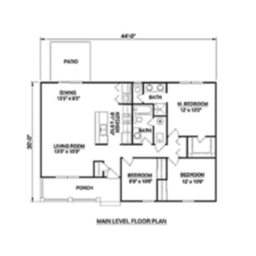
#> input picture dataset/Source Images/0.png, 256 x 256 px, found by its file name
$ jupyter execute --allow-errors genFSL.ipynb
#> lines starting #> are read from the running program, lines starting #| are printed output that depends on the picture; pictures that were not available may be replaced by others from this repository, and a replacement may not be noted
[cell 1]
from PIL import Image
import skimage.io

import os
from pathlib import Path

from matplotlib import pyplot as plt
import numpy as np
import math
import os
import shutil
import numpy as np
from datetime import datetime
import Augmentor
import cv2

[cell 2]
purple = np.array([255, 27, 255, 255])
yellow = np.array([255, 255, 27, 255])
blue = np.array([27, 27, 255, 255])
red = np.array([255, 27, 27, 255])
lightblue = np.array([27, 255, 255, 255])
green = np.array([27, 255, 27, 255])
orange = np.array([255, 155, 27, 255])
white = np.array([255, 255, 255, 255])
black = np.array([0, 0, 0, 255])

rmFuncMap = {
    'bedroom': purple,
    'livingroom': yellow,
    'bathroom': blue,
    'kitchen': red,
    'storageroom': lightblue,
    'deckNporch': green,
    'corridor': orange,
    'background': white,
}

blWhMap = {
    'black': black,
    'white': white,
}

augmentedPath = Path('/home/user1/Documents/Ricky/pix2pix-floorplans-dataset/dataset/Augmented_floorplan/')
augmentedPath.mkdir(parents=True, exist_ok=True)
sourcePath = Path('/home/user1/Documents/Ricky/pix2pix-floorplans-dataset/dataset/Source Images')
oriPath = Path('/home/user1/Documents/Ricky/pix2pix-floorplans-dataset/dataset/Original')
pathA = augmentedPath / 'A'
pathA.mkdir(parents=True, exist_ok=True)
pathB = augmentedPath / 'B'
pathB.mkdir(parents=True, exist_ok=True)
newCombinedPath = augmentedPath / f"Combined_{datetime.now().strftime('%Y_%m_%d_%H_%M')}"
newCombinedPath.mkdir(parents=True, exist_ok=True)
# pathB_processed = augmentedPath / f"B_processed"
# pathB_processed.mkdir(parents=True, exist_ok=True)

test_dir = newCombinedPath / 'Test'
train_dir = newCombinedPath / 'Train'
test_dir.mkdir(parents=True, exist_ok=True)
train_dir.mkdir(parents=True, exist_ok=True)

[cell 3]
def replaceCloestColor(img, rmFuncMap):
    thresh = 30

    # Select room colors that are common in the image
    vals, counts = np.unique(img.reshape(-1, 4), axis=0, return_counts=True)

    imgRmColor = set(map(tuple, vals[counts>thresh])) # form a set of values/counts > threshold
    rmColorMap = set(map(tuple, rmFuncMap.values())) # form a set of room func color map

    rmColor = np.array(list(imgRmColor.intersection(rmColorMap))) # Select the resonable colors in the room func map only

    # Determine color differences (Use additional dimension)
    # Compute the shortest Euclidean distance within the color map
    color_diffs = np.sum((img[:,:,None,:]-rmColor)[...,:-1]**2,axis=-1)**0.5

    # Get the indices of the closest value
    idx = np.argmin(color_diffs,axis=-1)

    # Extract closest value to assemble array
    img = rmColor[idx]

    return img

def generateBlWhImg(img):
    iswhite = (img == white).all(axis=2)
    img[~iswhite] = black
    return img

def unblur(img):
    sharpen_kernel = np.array([[-1,-1,-1], [-1,9,-1], [-1,-1,-1]])
    sharpen = cv2.filter2D(img, -1, sharpen_kernel)
    return sharpen

#> (a cell that did not finish here is left out)

[cell 5]
myfile = Path('/home/user1/Documents/Ricky/pix2pix-floorplans-dataset/dataset/Source Images/0.png')
img = skimage.io.imread(myfile)
#> img is the input picture: shape (256, 256, 4); mean R, G, B, A 243.3, 243.3, 243.3, 255
plt.imshow(img)

[cell 6]
myfile = Path('/home/user1/Documents/Ricky/pix2pix-floorplans-dataset/dataset/Augmented_floorplan/B/00aaeaeb853b.png')
img = skimage.io.imread(myfile)
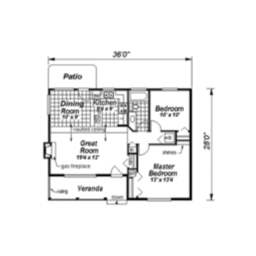
#> input picture dataset/Source Images/1.png, 256 x 256 px, given in place of 00aaeaeb853b.png, which was not available
#> img is the input picture: shape (256, 256, 4); mean R, G, B, A 241.4, 241.4, 241.4, 255

# img = generateBlWhImg(img.copy())
img = unblur(img.copy())
#> in unblur, `sharpen = cv2.filter2D(img, -1, sharpen_kernel)`:
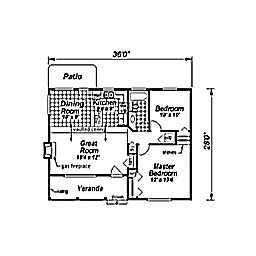
#> sharpen: shape (256, 256, 4); mean of channels 0, 1, 2, 3 235.5, 235.5, 235.5, 255; drawn as R, G, B
plt.imshow(img)
unique_pix_val = np.unique(img.reshape(-1, 4), axis=0)
#> unique_pix_val = 256 rows, first 6: [0, 0, 0, 255], [1, 1, 1, 255], [2, 2, 2, 255], [3, 3, 3, 255], [4, 4, 4, 255], [5, 5, 5, 255]
print(unique_pix_val.shape)
#| (256, 4)
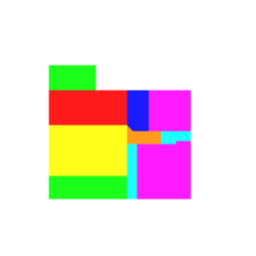
#> input picture dataset/Original/B/1.png, 256 x 256 px, found by its file name
#> further down, im2 is the input picture: shape (256, 256, 4); mean R, G, B, A 238.5, 225.3, 219.7, 255

[cell 7]
newCombinedPath.mkdir(parents=True, exist_ok=True)

# Combine Augmented Images into the pair format that Pix2Pix expects
#> (the rest of this cell did not finish here and is left out)

#> in replaceCloestColor, `vals, counts = np.unique(img.reshape(-1, 4), axis=0, return_counts=True)`: vals = 250 rows, first 6: [3, 3, 3, 255], [5, 5, 5, 255], [7, 7, 7, 255], [8, 8, 8, 255], [9, 9, 9, 255], [10, 10, 10, 255]; counts = 250 values, max 51847 at index 249, min 1 at index 7, mean 262.1
#> in replaceCloestColor, `imgRmColor = set(map(tuple, vals[counts>thresh]))`: imgRmColor = 135 items
#> in replaceCloestColor, `rmColor = np.array(list(imgRmColor.intersection(rmColorMap)))`: rmColor = [[255, 255, 255, 255]]
#> in replaceCloestColor, `color_diffs = np.sum((img[:,:,None,:]-rmColor)[...,:-1]**2,axis=-1)**0.5`:
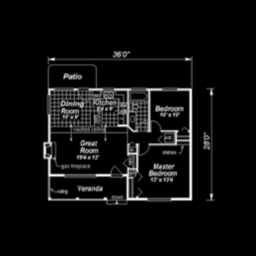
#> color_diffs: shape (256, 256, 1) float64; min 0, max 436.5, mean 23.6; drawn with min black and max white
#> in replaceCloestColor, `idx = np.argmin(color_diffs,axis=-1)`: idx: shape (256, 256) int64; every value is 0
#> in replaceCloestColor, `img = rmColor[idx]`: img: shape (256, 256, 4) int64; every value is 255
#> in unblur (call 2), `sharpen_kernel = np.array([[-1,-1,-1], [-1,9,-1], [-1,-1,-1]])`: sharpen_kernel = [[-1, -1, -1], [-1, 9, -1], [-1, -1, -1]]
#> in unblur (call 2), `sharpen = cv2.filter2D(img, -1, sharpen_kernel)`:
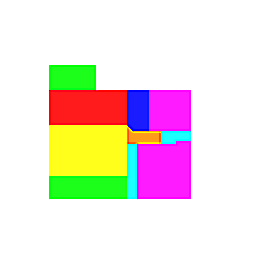
#> sharpen: shape (256, 256, 4); mean R, G, B, A 238, 224.8, 219.3, 255
#> `dst = np.hstack((replaceCloestColor(im1, rmFuncMap), unblur(im2)))`:
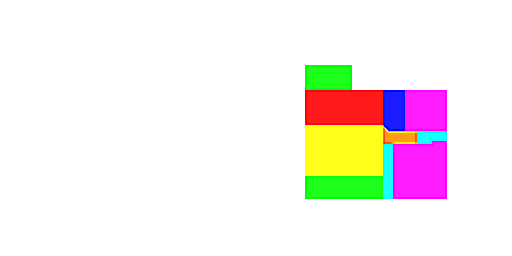
#> dst: shape (256, 512, 4) int64; mean R, G, B, A 246.5, 239.9, 237.2, 255
  skimage.io.imsave(newCombinedPath / file.name, dst)
